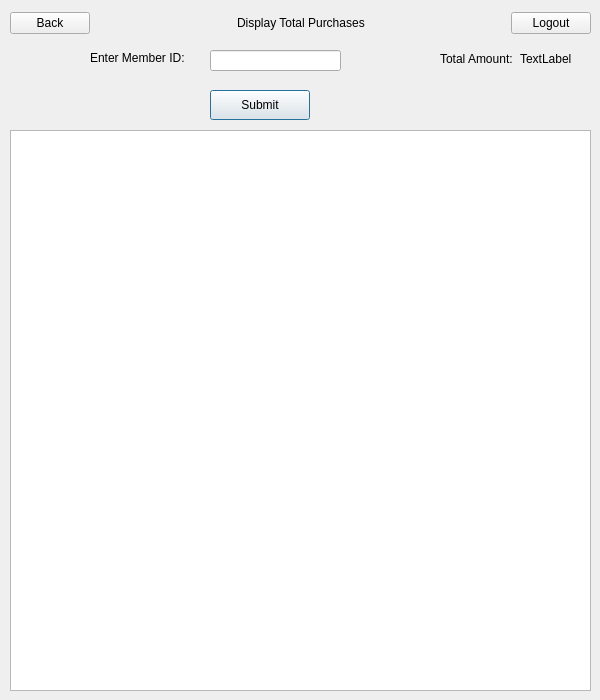
<?xml version="1.0" encoding="UTF-8"?>
<ui version="4.0">
 <class>displayPurchases</class>
 <widget class="QDialog" name="displayPurchases">
  <property name="geometry">
   <rect>
    <x>0</x>
    <y>0</y>
    <width>600</width>
    <height>700</height>
   </rect>
  </property>
  <property name="minimumSize">
   <size>
    <width>600</width>
    <height>700</height>
   </size>
  </property>
  <property name="maximumSize">
   <size>
    <width>600</width>
    <height>700</height>
   </size>
  </property>
  <property name="windowTitle">
   <string>Dialog</string>
  </property>
  <widget class="QTableWidget" name="tableWidget">
   <property name="geometry">
    <rect>
     <x>10</x>
     <y>130</y>
     <width>581</width>
     <height>561</height>
    </rect>
   </property>
   <property name="sizePolicy">
    <sizepolicy hsizetype="Fixed" vsizetype="Fixed">
     <horstretch>0</horstretch>
     <verstretch>0</verstretch>
    </sizepolicy>
   </property>
  </widget>
  <widget class="QLabel" name="label_2">
   <property name="geometry">
    <rect>
     <x>90</x>
     <y>50</y>
     <width>111</width>
     <height>16</height>
    </rect>
   </property>
   <property name="text">
    <string>Enter Member ID:</string>
   </property>
  </widget>
  <widget class="QLineEdit" name="lineEdit_id">
   <property name="geometry">
    <rect>
     <x>210</x>
     <y>50</y>
     <width>131</width>
     <height>21</height>
    </rect>
   </property>
  </widget>
  <widget class="QPushButton" name="pushButton_3">
   <property name="geometry">
    <rect>
     <x>210</x>
     <y>90</y>
     <width>100</width>
     <height>30</height>
    </rect>
   </property>
   <property name="text">
    <string>Submit</string>
   </property>
  </widget>
  <widget class="QWidget" name="">
   <property name="geometry">
    <rect>
     <x>10</x>
     <y>10</y>
     <width>581</width>
     <height>26</height>
    </rect>
   </property>
   <layout class="QHBoxLayout" name="horizontalLayout">
    <item>
     <widget class="QPushButton" name="pushButton">
      <property name="text">
       <string>Back</string>
      </property>
     </widget>
    </item>
    <item>
     <spacer name="horizontalSpacer">
      <property name="orientation">
       <enum>Qt::Horizontal</enum>
      </property>
      <property name="sizeHint" stdset="0">
       <size>
        <width>40</width>
        <height>20</height>
       </size>
      </property>
     </spacer>
    </item>
    <item>
     <widget class="QLabel" name="label">
      <property name="text">
       <string>Display Total Purchases</string>
      </property>
     </widget>
    </item>
    <item>
     <spacer name="horizontalSpacer_2">
      <property name="orientation">
       <enum>Qt::Horizontal</enum>
      </property>
      <property name="sizeHint" stdset="0">
       <size>
        <width>40</width>
        <height>20</height>
       </size>
      </property>
     </spacer>
    </item>
    <item>
     <widget class="QPushButton" name="pushButton_2">
      <property name="text">
       <string>Logout</string>
      </property>
     </widget>
    </item>
   </layout>
  </widget>
  <widget class="QWidget" name="">
   <property name="geometry">
    <rect>
     <x>440</x>
     <y>50</y>
     <width>154</width>
     <height>18</height>
    </rect>
   </property>
   <layout class="QHBoxLayout" name="horizontalLayout_2">
    <item>
     <widget class="QLabel" name="label_3">
      <property name="text">
       <string>Total Amount:</string>
      </property>
     </widget>
    </item>
    <item>
     <widget class="QLabel" name="label_4">
      <property name="text">
       <string>TextLabel</string>
      </property>
     </widget>
    </item>
   </layout>
  </widget>
 </widget>
 <resources/>
 <connections/>
</ui>
